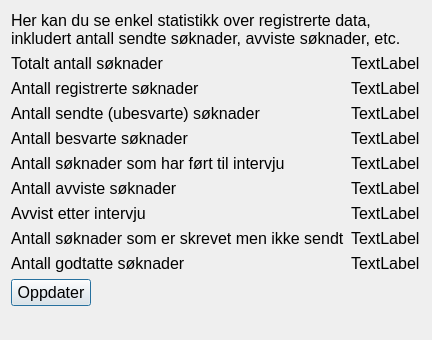
<?xml version="1.0" encoding="UTF-8"?>
<ui version="4.0">
 <class>statistics</class>
 <widget class="QDialog" name="statistics">
  <property name="geometry">
   <rect>
    <x>0</x>
    <y>0</y>
    <width>432</width>
    <height>340</height>
   </rect>
  </property>
  <property name="windowTitle">
   <string>Statistikk over data</string>
  </property>
  <layout class="QFormLayout" name="formLayout">
   <item row="0" column="0" colspan="2">
    <widget class="QLabel" name="labelInfo">
     <property name="font">
      <font>
       <family>Arial</family>
       <pointsize>12</pointsize>
      </font>
     </property>
     <property name="text">
      <string>Her kan du se enkel statistikk over registrerte data, inkludert antall sendte søknader, avviste søknader, etc.</string>
     </property>
     <property name="wordWrap">
      <bool>true</bool>
     </property>
    </widget>
   </item>
   <item row="1" column="0">
    <widget class="QLabel" name="labelTotal">
     <property name="font">
      <font>
       <family>Arial</family>
       <pointsize>12</pointsize>
      </font>
     </property>
     <property name="text">
      <string>Totalt antall søknader</string>
     </property>
    </widget>
   </item>
   <item row="1" column="1">
    <widget class="QLabel" name="labelTotalValue">
     <property name="font">
      <font>
       <family>Arial</family>
       <pointsize>12</pointsize>
      </font>
     </property>
     <property name="text">
      <string>TextLabel</string>
     </property>
    </widget>
   </item>
   <item row="2" column="0">
    <widget class="QLabel" name="labelRegistered">
     <property name="font">
      <font>
       <family>Arial</family>
       <pointsize>12</pointsize>
      </font>
     </property>
     <property name="text">
      <string>Antall registrerte søknader</string>
     </property>
    </widget>
   </item>
   <item row="2" column="1">
    <widget class="QLabel" name="labelRegisteredValue">
     <property name="font">
      <font>
       <family>Arial</family>
       <pointsize>12</pointsize>
      </font>
     </property>
     <property name="text">
      <string>TextLabel</string>
     </property>
    </widget>
   </item>
   <item row="4" column="0">
    <widget class="QLabel" name="labelSent">
     <property name="font">
      <font>
       <family>Arial</family>
       <pointsize>12</pointsize>
      </font>
     </property>
     <property name="text">
      <string>Antall sendte (ubesvarte) søknader</string>
     </property>
    </widget>
   </item>
   <item row="4" column="1">
    <widget class="QLabel" name="labelSentValue">
     <property name="font">
      <font>
       <family>Arial</family>
       <pointsize>12</pointsize>
      </font>
     </property>
     <property name="text">
      <string>TextLabel</string>
     </property>
    </widget>
   </item>
   <item row="6" column="0">
    <widget class="QLabel" name="labelInterview">
     <property name="font">
      <font>
       <family>Arial</family>
       <pointsize>12</pointsize>
      </font>
     </property>
     <property name="text">
      <string>Antall søknader som har ført til intervju</string>
     </property>
    </widget>
   </item>
   <item row="6" column="1">
    <widget class="QLabel" name="labelInterviewValue">
     <property name="font">
      <font>
       <family>Arial</family>
       <pointsize>12</pointsize>
      </font>
     </property>
     <property name="text">
      <string>TextLabel</string>
     </property>
    </widget>
   </item>
   <item row="7" column="0">
    <widget class="QLabel" name="labelDeclined">
     <property name="font">
      <font>
       <family>Arial</family>
       <pointsize>12</pointsize>
      </font>
     </property>
     <property name="text">
      <string>Antall avviste søknader</string>
     </property>
    </widget>
   </item>
   <item row="7" column="1">
    <widget class="QLabel" name="labelDeclinedValue">
     <property name="font">
      <font>
       <family>Arial</family>
       <pointsize>12</pointsize>
      </font>
     </property>
     <property name="text">
      <string>TextLabel</string>
     </property>
    </widget>
   </item>
   <item row="9" column="0">
    <widget class="QLabel" name="labelWrittenButNotSent">
     <property name="font">
      <font>
       <family>Arial</family>
       <pointsize>12</pointsize>
      </font>
     </property>
     <property name="text">
      <string>Antall søknader som er skrevet men ikke sendt</string>
     </property>
    </widget>
   </item>
   <item row="9" column="1">
    <widget class="QLabel" name="labelWrittenButNotSentValue">
     <property name="font">
      <font>
       <family>Arial</family>
       <pointsize>12</pointsize>
      </font>
     </property>
     <property name="text">
      <string>TextLabel</string>
     </property>
    </widget>
   </item>
   <item row="10" column="0">
    <widget class="QLabel" name="labelAccepted">
     <property name="font">
      <font>
       <family>Arial</family>
       <pointsize>12</pointsize>
      </font>
     </property>
     <property name="text">
      <string>Antall godtatte søknader</string>
     </property>
    </widget>
   </item>
   <item row="10" column="1">
    <widget class="QLabel" name="labelAcceptedValue">
     <property name="font">
      <font>
       <family>Arial</family>
       <pointsize>12</pointsize>
      </font>
     </property>
     <property name="text">
      <string>TextLabel</string>
     </property>
    </widget>
   </item>
   <item row="11" column="0">
    <widget class="QPushButton" name="btnUpdate">
     <property name="font">
      <font>
       <family>Arial</family>
       <pointsize>12</pointsize>
      </font>
     </property>
     <property name="text">
      <string>Oppdater</string>
     </property>
    </widget>
   </item>
   <item row="5" column="0">
    <widget class="QLabel" name="labelAnswered">
     <property name="font">
      <font>
       <family>Arial</family>
       <pointsize>12</pointsize>
       <weight>50</weight>
       <bold>false</bold>
      </font>
     </property>
     <property name="text">
      <string>Antall besvarte søknader</string>
     </property>
    </widget>
   </item>
   <item row="5" column="1">
    <widget class="QLabel" name="labelAnsweredValue">
     <property name="font">
      <font>
       <family>Arial</family>
       <pointsize>12</pointsize>
      </font>
     </property>
     <property name="text">
      <string>TextLabel</string>
     </property>
    </widget>
   </item>
   <item row="8" column="0">
    <widget class="QLabel" name="labelDeclinedAfterInterview">
     <property name="font">
      <font>
       <family>Arial</family>
       <pointsize>12</pointsize>
      </font>
     </property>
     <property name="text">
      <string>Avvist etter intervju</string>
     </property>
    </widget>
   </item>
   <item row="8" column="1">
    <widget class="QLabel" name="labelDeclinedAfterInterviewValue">
     <property name="font">
      <font>
       <family>Arial</family>
       <pointsize>12</pointsize>
      </font>
     </property>
     <property name="text">
      <string>TextLabel</string>
     </property>
    </widget>
   </item>
  </layout>
 </widget>
 <resources/>
 <connections/>
</ui>
